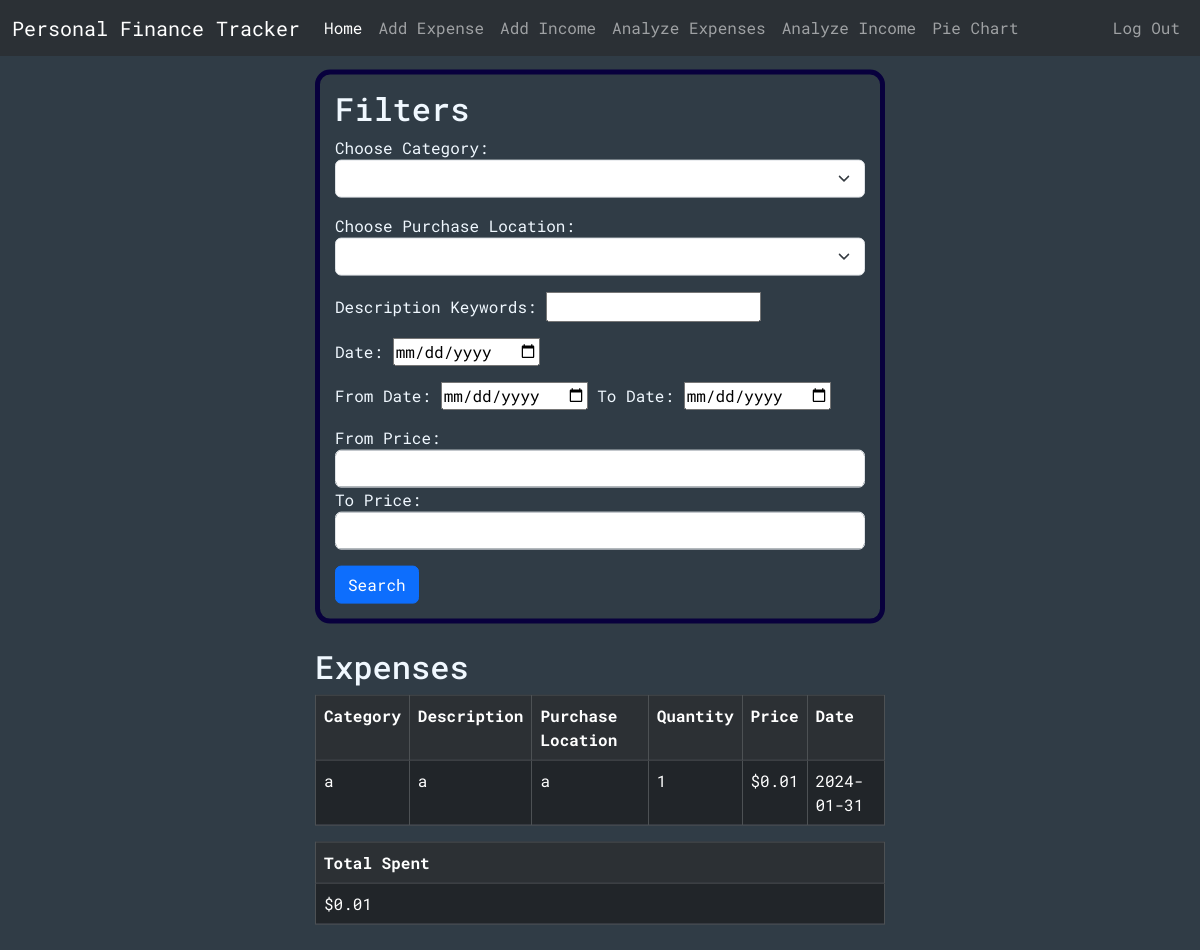
Page /analyzeExpenses (signed in) on the earlier database version.
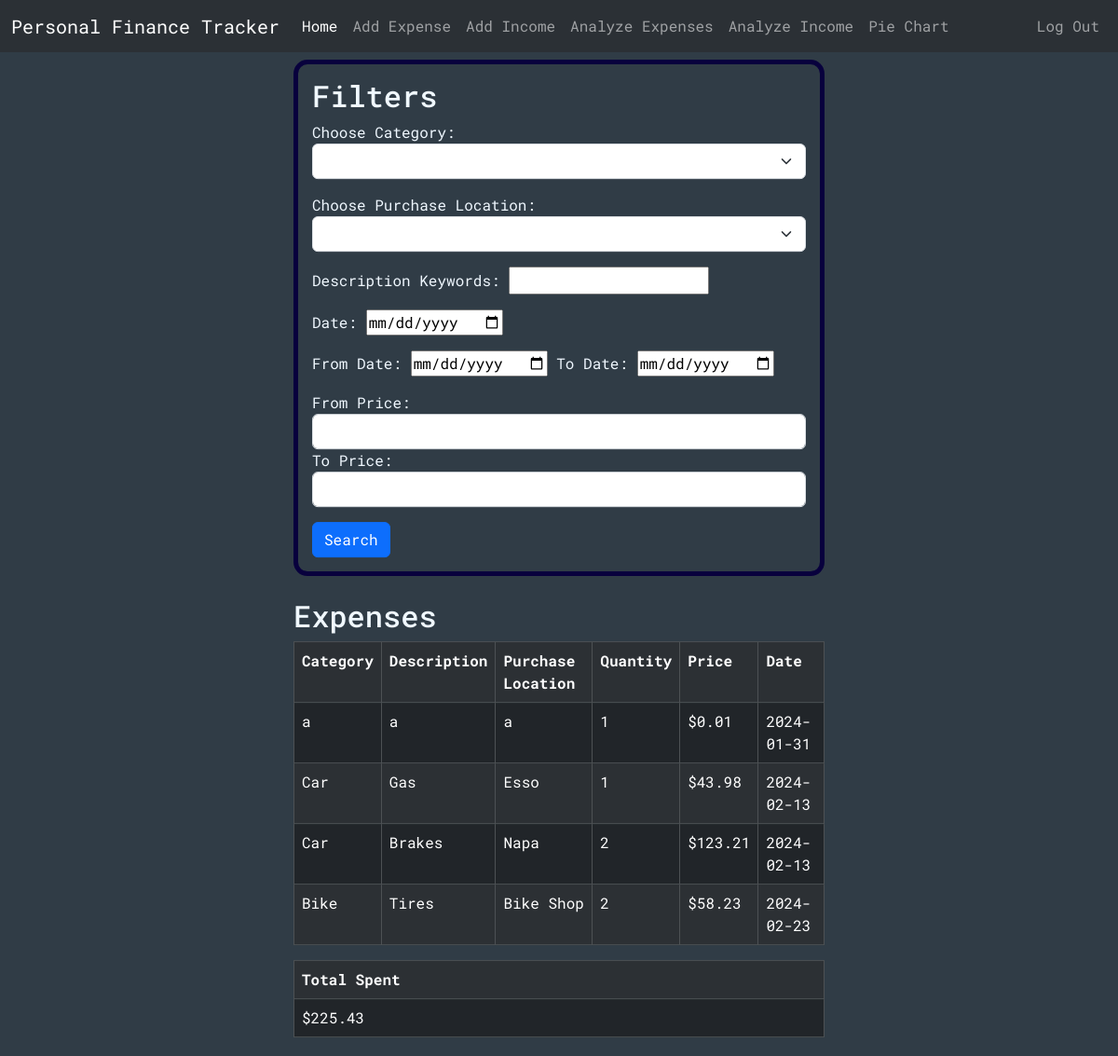
Same page on the later database version.
### tables this page shows
CREATE TABLE expenses (id INTEGER PRIMARY KEY, user_id INTEGER NOT NULL, category TEXT, description TEXT, purchaseLocation TEXT, quantity INTEGER NOT NULL, price NUMERIC NOT NULL, date TEXT NOT NULL, FOREIGN KEY (user_id) REFERENCES users(id));

### app.py (the view, shortened to what this page needs)
@app.route("/analyzeExpenses", methods=["GET", "POST"])
@login_required
def analyzeExpenses():
    conn = get_db_connection()
    categories = conn.execute("SELECT DISTINCT category FROM expenses WHERE user_id = ?", (session["user_id"],)).fetchall()
    purchaseLocations = conn.execute("SELECT DISTINCT purchaseLocation FROM expenses WHERE user_id = ?", (session["user_id"],)).fetchall()
    exps = conn.execute("SELECT * FROM expenses WHERE user_id = ?", (session["user_id"],)).fetchall()
    total = conn.execute("SELECT SUM(price) AS sum FROM expenses WHERE user_id = ?", (session["user_id"],)).fetchall()[0]["sum"]
    return render_template("analyzeExpenses.html", categories=categories, purchaseLocations=purchaseLocations, expenses=exps, total=total)

### helpers.py (called while the page is built)
def login_required(f):
    @wraps(f)
    def decorated_function(*args, **kwargs):
        if session.get("user_id") is None:
            return redirect("/login")
        return f(*args, **kwargs)
    return decorated_function

def get_db_connection():
    conn = sqlite3.connect('database.db')
    conn.row_factory = sqlite3.Row
    return conn

### templates/analyzeExpenses.html (shortened to what this page needs)
{% extends "layout.html" %}
{% block body %}
<div class="cont center">
  <div class="formBox">
    <h2>Filters</h2>
    <form action="/analyzeExpenses" method="post">
      <div class="mb-3">
        <label for="category">Choose Category:</label>
        <select name="category" id="category" class="form-select">
          <option></option>
          {% for category in categories %}
          <option value="{{category['category']}}">
          </option>
          {% endfor %}
        </select>
      </div>
      <div class="mb-3">
        <label for="purchaseLocation">Choose Purchase Location:</label>
        <select
          name="purchaseLocation"
          id="purchaseLocation"
          class="form-select"
        >
          <option></option>
          {% for purchaseLocation in purchaseLocations %}
          <option value="{{purchaseLocation['purchaseLocation']}}">
          </option>
          {% endfor %}
        </select>
      </div>
      <div class="mb-3">
        <label for="keywords">Description Keywords:</label>
        <input type="text" name="keywords" id="keywords" />
      </div>
      <div class="mb-3">
        <label for="date">Date:</label>
        <input type="date" name="date" id="date" />
      </div>
      <div class="mb-3">
        <label for="fromDate">From Date:</label>
        <input type="date" name="fromDate" id="fromDate" />
        <label for="toDate">To Date:</label>
        <input type="date" name="toDate" id="toDate" />
      </div>
      <div class="mb-3">
        <label for="fromPrice">From Price:</label>
        <input
          type="number"
          step="0.01"
          min="0"
          class="form-control"
          name="fromPrice"
          id="fromPrice"
        />
        <label for="toPrice">To Price:</label>
        <input
          type="number"
          step="0.01"
          min="0"
          class="form-control"
          name="toPrice"
          id="toPrice"
        />
      </div>
      <button type="submit" class="btn btn-primary">Search</button>
    </form>
  </div>
  <br />
  {% if expenses -%}
  <div>
    <div>
      <h2>Expenses</h2>
      <div class="table-responsive">
        <table
          class="table table-dark table-striped table-bordered table-hover"
        >
          <tr>
            <th scope="col">Category</th>
            <th scope="col">Description</th>
            <th scope="col">Purchase Location</th>
            <th scope="col">Quantity</th>
            <th scope="col">Price</th>
            <th scope="col">Date</th>
          </tr>
          {% for expense in expenses %}
          <tr>
            <td>{{ expense["category"] }}</td>
            <td>{{ expense["description"] }}</td>
            <td>{{ expense["purchaseLocation"] }}</td>
            <td>{{ expense["quantity"] }}</td>
            <td>{{ "$%.2f"| format(expense["price"] )}}</td>
            <td>{{ expense["date"] }}</td>
          </tr>
          {% endfor %}
        </table>
      </div>
      <table class="table table-dark table-striped table-bordered table-hover">
        <tr>
          <th scope="col">Total Spent</th>
        </tr>
        <tr>
          <td>{{"$%.2f"| format(total)}}</td>
        </tr>
      </table>
    </div>
    {% endif %}
  </div>
  {% endblock %}

Differences in the rows shown:
added expenses: category "Car", description "Gas", purchaseLocation "Esso", quantity "1", price "$43.98", date "2024-02-13"
added expenses: category "Car", description "Brakes", purchaseLocation "Napa", quantity "2", price "$123.21", date "2024-02-13"
added expenses: category "Bike", description "Tires", purchaseLocation "Bike Shop", quantity "2", price "$58.23", date "2024-02-23"
Other differences:
{{ "$%.2f"| format(total) }}: "$0.01" → "$225.43"
